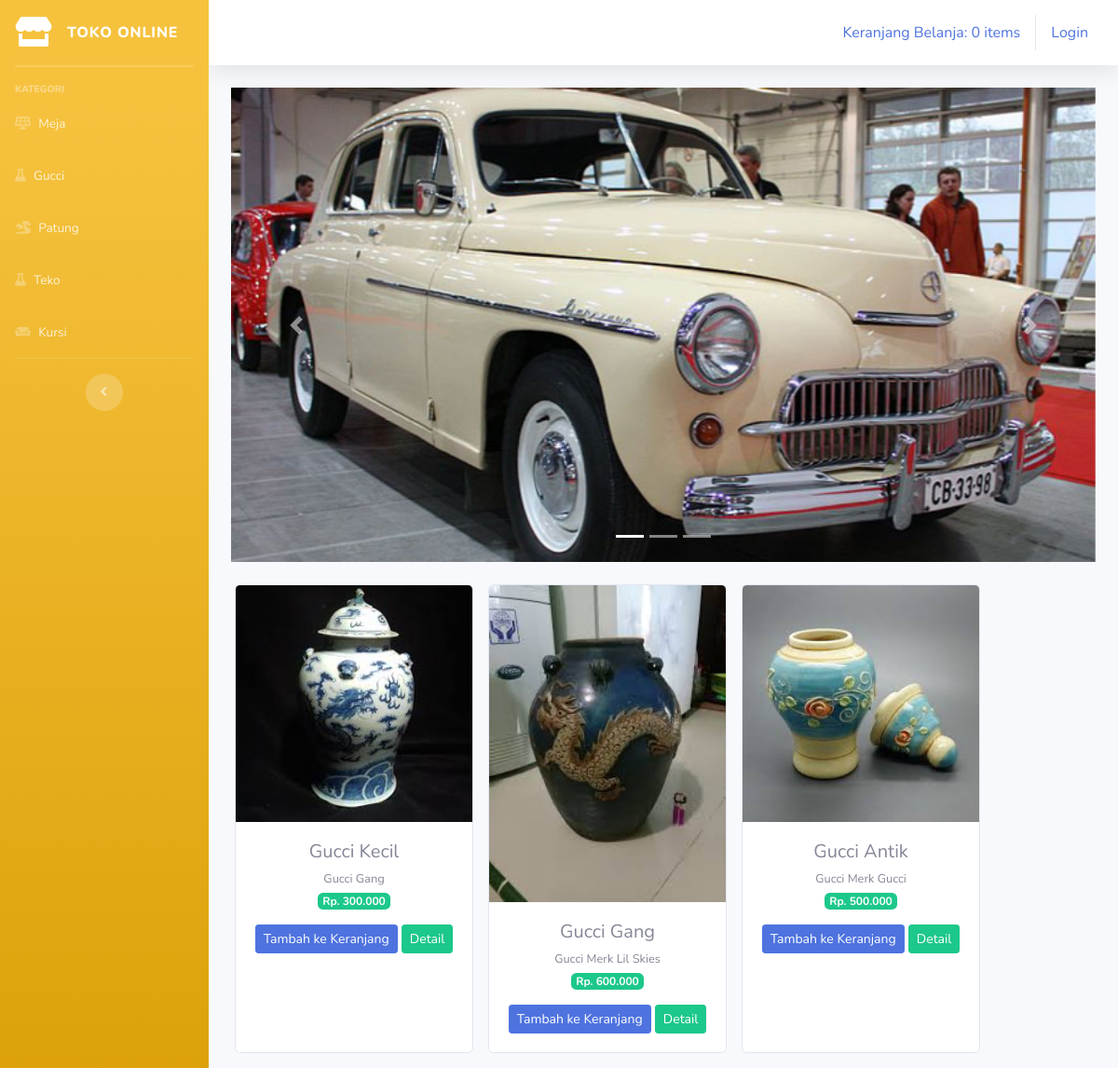
The app's page /index.php/kategori/gucci with its own data.
### tables this page shows
CREATE TABLE `tbl_barang` (
  `id_brg` int(11) NOT NULL,
  `nama_brg` varchar(120) NOT NULL,
  `keterangan` varchar(225) NOT NULL,
  `kategori` varchar(60) NOT NULL,
  `harga` int(11) NOT NULL,
  `stok` int(4) NOT NULL,
  `gambar` text NOT NULL
);

### application/controllers/kategori.php (called while the page is built, shortened)
<?php
class Kategori extends CI_Controller
{
    public function gucci()
    {
        $data['gucci'] = $this->model_kategori->data_gucci()->result();
        $this->load->view('templates/header');
        $this->load->view('templates/sidebar');
        $this->load->view('gucci',$data);
        $this->load->view('templates/footer');
    }
}
?>

### index.php (called while the page is built, shortened)
<?php
require_once BASEPATH.'core/CodeIgniter.php';

### application/models/model_kategori.php (called while the page is built, shortened)
<?php
class Model_kategori extends CI_Model
{
    public function data_gucci()
    {
        return $this->db->get_where("tbl_barang",array('kategori' => 'gucci'));
    }
}
?>

### application/views/gucci.php (the view, shortened to what this page needs)
<div class="container-fluid">
<div id="carouselExampleIndicators" class="carousel slide" data-ride="carousel">
  <ol class="carousel-indicators">
    <li data-target="#carouselExampleIndicators" data-slide-to="0" class="active"></li>
    <li data-target="#carouselExampleIndicators" data-slide-to="1"></li>
    <li data-target="#carouselExampleIndicators" data-slide-to="2"></li>
  </ol>
  <div class="carousel-inner">
    <div class="carousel-item active">
      <img src="<?php echo base_url('assets/img/slide1.jpg')?>" class="d-block w-100" alt="...">
    </div>
  </div>
  <a class="carousel-control-prev" href="#carouselExampleIndicators" role="button" data-slide="prev">
    <span class="carousel-control-prev-icon" aria-hidden="true"></span>
  </a>
  <a class="carousel-control-next" href="#carouselExampleIndicators" role="button" data-slide="next">
    <span class="carousel-control-next-icon" aria-hidden="true"></span>
  </a>
</div>
    <div class="row text-center mt-4">
    <?php foreach ($gucci as $brg) : ?>
        <div class="card ml-3 mb-3" style="width: 16rem;">
        <img src="<?php echo base_url().'/upload/'.$brg->gambar ?>" class="card-img-top" alt="...">
        <div class="card-body">
        <h5 class="card-title mb-1"><?php echo $brg->nama_brg ?></h5>
        <small><?php echo $brg->keterangan ?></small><br>
        <span class="badge badge-success mb-3">Rp. <?php echo number_format($brg->harga, 0, ',','.') ?></span>
        <?php echo anchor('dashboard/tambah_ke_keranjang/' .$brg->id_brg,'<div class="btn btn-sm btn-primary">Tambah ke Keranjang</div>') ?>
        <?php echo anchor('dashboard/detail/' .$brg->id_brg,'<div class="btn btn-sm btn-success">Detail</div>') ?>
        </div>
        </div>
    <?php endforeach ?>
    </div>
</div>

### records on screen
tbl_barang: gambar (picture), nama_brg "Gucci Kecil", keterangan "Gucci Gang", harga "300.000", id_brg "Tambah ke Keranjang", id_brg "Detail"
tbl_barang: gambar (picture), nama_brg "Gucci Gang", keterangan "Gucci Merk Lil Skies", harga "600.000", id_brg "Tambah ke Keranjang", id_brg "Detail"
tbl_barang: gambar (picture), nama_brg "Gucci Antik", keterangan "Gucci Merk Gucci", harga "500.000", id_brg "Tambah ke Keranjang", id_brg "Detail"

### other values on screen
anchor('dashboard/detail_keranjang',$keranjang) "Keranjang Belanja: 0 items"
anchor('auth/login','Login') "Login"
